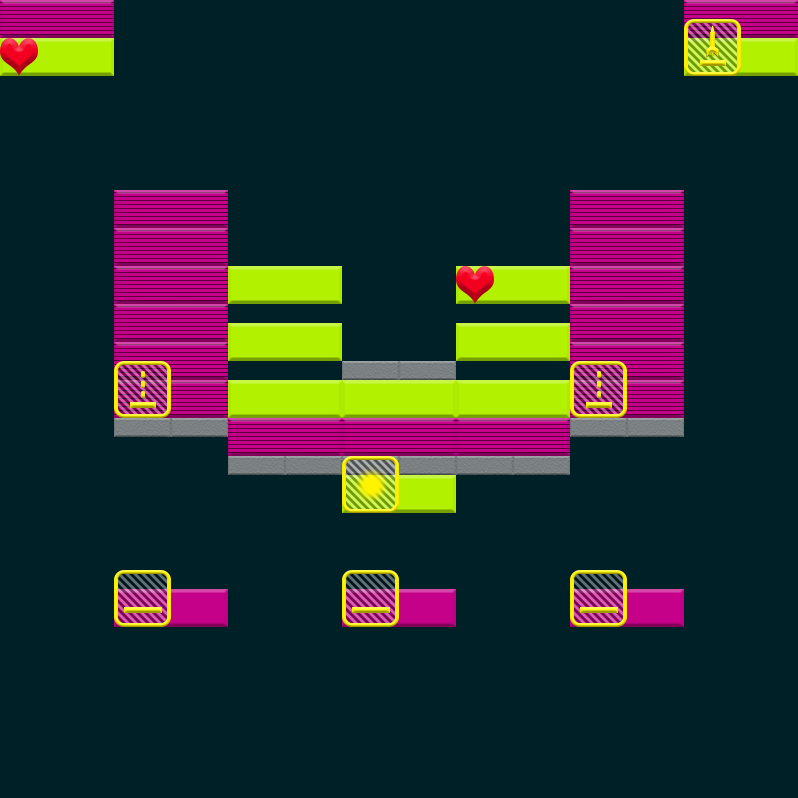

This is a level from a 2D game, rendered from its Tiled map with the project's own tilesets. A one-line summary and the map file follow, with tile-layer data summarised:
An orthogonal 14x42 tile map with 57x19 px tiles, 2 tile layers (Bricks, Powerups), 3 tilesets.

<map version="1.0" tiledversion="1.0.3" orientation="orthogonal" renderorder="left-up" width="14" height="42" tilewidth="57" tileheight="19" backgroundcolor="#002028" nextobjectid="15">
 <properties>
  <property name="FinalBallSpeedPercentageIncrease" type="int" value="25" />
 </properties>
 <tileset firstgid="1" name="Bricks" tilewidth="114" tileheight="38" tilecount="18" columns="0">
  <tile id="0">
   <properties>
    <property name="HitsToDestroy" type="int" value="1" />
   </properties>
   <image width="114" height="38" source="../../../../SourceImages/Game/Brick-A1.png" />
  </tile>
  <tile id="1">
   <properties>
    <property name="HitsToDestroy" type="int" value="2" />
   </properties>
   <image width="114" height="38" source="../../../../SourceImages/Game/Brick-A2.png" />
  </tile>
  <tile id="2">
   <properties>
    <property name="HitsToDestroy" type="int" value="1" />
   </properties>
   <image width="114" height="38" source="../../../../SourceImages/Game/Brick-B1.png" />
  </tile>
  <tile id="3">
   <properties>
    <property name="HitsToDestroy" type="int" value="2" />
   </properties>
   <image width="114" height="38" source="../../../../SourceImages/Game/Brick-B2.png" />
  </tile>
  <tile id="4">
   <properties>
    <property name="HitsToDestroy" type="int" value="1" />
   </properties>
   <image width="114" height="38" source="../../../../SourceImages/Game/Brick-C1.png" />
  </tile>
  <tile id="5">
   <properties>
    <property name="HitsToDestroy" type="int" value="2" />
   </properties>
   <image width="114" height="38" source="../../../../SourceImages/Game/Brick-C2.png" />
  </tile>
  <tile id="6">
   <properties>
    <property name="HitsToDestroy" type="int" value="1" />
   </properties>
   <image width="114" height="38" source="../../../../SourceImages/Game/Brick-D1.png" />
  </tile>
  <tile id="7">
   <properties>
    <property name="HitsToDestroy" type="int" value="2" />
   </properties>
   <image width="114" height="38" source="../../../../SourceImages/Game/Brick-D2.png" />
  </tile>
  <tile id="8">
   <properties>
    <property name="HitsToDestroy" type="int" value="-1" />
   </properties>
   <image width="114" height="38" source="../../../../SourceImages/Game/Brick-E1.png" />
  </tile>
  <tile id="9">
   <properties>
    <property name="HitsToDestroy" type="int" value="1" />
   </properties>
   <image width="57" height="19" source="../../../../SourceImages/Game/SmallBrick-A1.png" />
  </tile>
  <tile id="10">
   <properties>
    <property name="HitsToDestroy" type="int" value="2" />
   </properties>
   <image width="57" height="19" source="../../../../SourceImages/Game/SmallBrick-A2.png" />
  </tile>
  <tile id="11">
   <properties>
    <property name="HitsToDestroy" type="int" value="1" />
   </properties>
   <image width="57" height="19" source="../../../../SourceImages/Game/SmallBrick-B1.png" />
  </tile>
  <tile id="12">
   <properties>
    <property name="HitsToDestroy" type="int" value="2" />
   </properties>
   <image width="57" height="19" source="../../../../SourceImages/Game/SmallBrick-B2.png" />
  </tile>
  <tile id="14">
   <properties>
    <property name="HitsToDestroy" type="int" value="1" />
   </properties>
   <image width="57" height="19" source="../../../../SourceImages/Game/SmallBrick-C1.png" />
  </tile>
  <tile id="15">
   <properties>
    <property name="HitsToDestroy" type="int" value="2" />
   </properties>
   <image width="57" height="19" source="../../../../SourceImages/Game/SmallBrick-C2.png" />
  </tile>
  <tile id="16">
   <properties>
    <property name="HitsToDestroy" type="int" value="1" />
   </properties>
   <image width="57" height="19" source="../../../../SourceImages/Game/SmallBrick-D1.png" />
  </tile>
  <tile id="17">
   <properties>
    <property name="HitsToDestroy" type="int" value="2" />
   </properties>
   <image width="57" height="19" source="../../../../SourceImages/Game/SmallBrick-D2.png" />
  </tile>
  <tile id="18">
   <properties>
    <property name="HitsToDestroy" type="int" value="-1" />
   </properties>
   <image width="57" height="19" source="../../../../SourceImages/Game/SmallBrick-E1.png" />
  </tile>
 </tileset>
 <tileset firstgid="20" name="Powerups" tilewidth="57" tileheight="57" tilecount="6" columns="0">
  <tile id="0">
   <properties>
    <property name="PowerupType" type="int" value="3" />
   </properties>
   <image width="57" height="57" source="../../../../SourceImages/Game/PowerupFireball.png" />
  </tile>
  <tile id="1">
   <properties>
    <property name="PowerupType" type="int" value="1" />
   </properties>
   <image width="57" height="57" source="../../../../SourceImages/Game/PowerupLargerPaddle.png" />
  </tile>
  <tile id="2">
   <properties>
    <property name="PowerupType" type="int" value="2" />
   </properties>
   <image width="57" height="57" source="../../../../SourceImages/Game/PowerupMultiBall.png" />
  </tile>
  <tile id="3">
   <properties>
    <property name="PowerupType" type="int" value="4" />
   </properties>
   <image width="57" height="57" source="../../../../SourceImages/Game/PowerupBullets.png" />
  </tile>
  <tile id="4">
   <properties>
    <property name="PowerupType" type="int" value="5" />
   </properties>
   <image width="57" height="57" source="../../../../SourceImages/Game/PowerupRockets.png" />
  </tile>
  <tile id="5">
   <properties>
    <property name="PowerupType" type="int" value="6" />
   </properties>
   <image width="38" height="38" source="../../../../SourceImages/Game/LifeUp.png" />
  </tile>
 </tileset>
 <tileset firstgid="26" name="Wormholes" tilewidth="57" tileheight="57" tilecount="2" columns="0">
  <tile id="2">
   <image width="57" height="57" source="../../../../SourceImages/Game/WormholeIn.png" />
  </tile>
  <tile id="3">
   <image width="57" height="57" source="../../../../SourceImages/Game/WormholeOut.png" />
  </tile>
 </tileset>
 <layer name="Bricks" width="14" height="42">
  <data>[588 cells, 42 non-empty, 4 distinct tile ids]</data>
 </layer>
 <layer name="Powerups" width="14" height="42">
  <data>[588 cells, 9 non-empty, 5 distinct tile ids]</data>
 </layer>
 <objectgroup name="Wormholes" />
</map>
